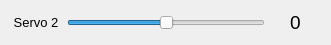
  <widget class="QWidget" name="horizontalLayoutWidget_3">
   <property name="geometry">
    <rect>
     <x>420</x>
     <y>380</y>
     <width>331</width>
     <height>41</height>
    </rect>
   </property>
   <property name="font">
    <font>
     <family>Arial</family>
     <pointsize>9</pointsize>
    </font>
   </property>
   <layout class="QHBoxLayout" name="horizontalLayout_4" stretch="1,4,1">
    <item>
     <widget class="QLabel" name="Servo2">
      <property name="font">
       <font>
        <family>Arial</family>
        <pointsize>10</pointsize>
        <weight>50</weight>
        <italic>false</italic>
        <bold>false</bold>
       </font>
      </property>
      <property name="styleSheet">
       <string notr="true">font: 10pt &quot;Arial&quot;;</string>
      </property>
      <property name="text">
       <string>Servo 2</string>
      </property>
      <property name="alignment">
       <set>Qt::AlignCenter</set>
      </property>
     </widget>
    </item>
    <item>
     <widget class="QSlider" name="HSlider_FineServo2">
      <property name="font">
       <font>
        <family>Arial</family>
        <pointsize>9</pointsize>
       </font>
      </property>
      <property name="minimum">
       <number>-10</number>
      </property>
      <property name="maximum">
       <number>10</number>
      </property>
      <property name="orientation">
       <enum>Qt::Horizontal</enum>
      </property>
     </widget>
    </item>
    <item>
     <widget class="QLabel" name="label_FineServo2">
      <property name="font">
       <font>
        <family>Arial</family>
        <pointsize>14</pointsize>
        <weight>50</weight>
        <italic>false</italic>
        <bold>false</bold>
       </font>
      </property>
      <property name="styleSheet">
       <string notr="true">font: 14pt &quot;Arial&quot;;</string>
      </property>
      <property name="text">
       <string>0</string>
      </property>
      <property name="alignment">
       <set>Qt::AlignCenter</set>
      </property>
     </widget>
    </item>
   </layout>
  </widget>
